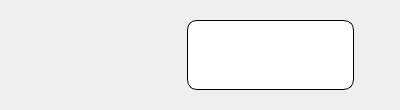
<?xml version="1.0" encoding="UTF-8"?>
<ui version="4.0">
 <class>Form</class>
 <widget class="QWidget" name="Form">
  <property name="geometry">
   <rect>
    <x>0</x>
    <y>0</y>
    <width>400</width>
    <height>110</height>
   </rect>
  </property>
  <property name="windowTitle">
   <string>Form</string>
  </property>
  <layout class="QVBoxLayout" name="verticalLayout_2">
   <item>
    <widget class="QGroupBox" name="groupBox">
     <property name="sizePolicy">
      <sizepolicy hsizetype="Preferred" vsizetype="Preferred">
       <horstretch>0</horstretch>
       <verstretch>0</verstretch>
      </sizepolicy>
     </property>
     <property name="styleSheet">
      <string notr="true">QGroupBox{background-color:transparent;border:0px;}</string>
     </property>
     <property name="title">
      <string/>
     </property>
     <layout class="QHBoxLayout" name="horizontalLayout_2">
      <item>
       <layout class="QHBoxLayout" name="horizontalLayout">
        <property name="leftMargin">
         <number>0</number>
        </property>
        <item>
         <spacer name="horizontalSpacer">
          <property name="orientation">
           <enum>Qt::Horizontal</enum>
          </property>
          <property name="sizeType">
           <enum>QSizePolicy::MinimumExpanding</enum>
          </property>
          <property name="sizeHint" stdset="0">
           <size>
            <width>40</width>
            <height>20</height>
           </size>
          </property>
         </spacer>
        </item>
        <item>
         <widget class="QGroupBox" name="groupBox_2">
          <property name="sizePolicy">
           <sizepolicy hsizetype="MinimumExpanding" vsizetype="Preferred">
            <horstretch>0</horstretch>
            <verstretch>0</verstretch>
           </sizepolicy>
          </property>
          <property name="font">
           <font>
            <family>Comic Sans MS</family>
            <pointsize>10</pointsize>
           </font>
          </property>
          <property name="styleSheet">
           <string notr="true">QGroupBox{background-color:#ffffff;border-radius:10px;border:1px solid #000000}
QLabel{color:#4f596f}</string>
          </property>
          <property name="title">
           <string/>
          </property>
          <layout class="QVBoxLayout" name="verticalLayout_3">
           <item>
            <widget class="QLabel" name="label_2">
             <property name="sizePolicy">
              <sizepolicy hsizetype="MinimumExpanding" vsizetype="MinimumExpanding">
               <horstretch>0</horstretch>
               <verstretch>0</verstretch>
              </sizepolicy>
             </property>
             <property name="text">
              <string/>
             </property>
             <property name="wordWrap">
              <bool>true</bool>
             </property>
            </widget>
           </item>
          </layout>
         </widget>
        </item>
       </layout>
      </item>
      <item>
       <layout class="QVBoxLayout" name="verticalLayout">
        <item>
         <widget class="QLabel" name="label">
          <property name="sizePolicy">
           <sizepolicy hsizetype="Fixed" vsizetype="Fixed">
            <horstretch>0</horstretch>
            <verstretch>0</verstretch>
           </sizepolicy>
          </property>
          <property name="text">
           <string/>
          </property>
          <property name="pixmap">
           <pixmap resource="resources.qrc">:/sources/user.png</pixmap>
          </property>
         </widget>
        </item>
        <item>
         <spacer name="verticalSpacer">
          <property name="orientation">
           <enum>Qt::Vertical</enum>
          </property>
          <property name="sizeHint" stdset="0">
           <size>
            <width>20</width>
            <height>40</height>
           </size>
          </property>
         </spacer>
        </item>
       </layout>
      </item>
     </layout>
    </widget>
   </item>
  </layout>
 </widget>
 <resources>
  <include location="resources.qrc"/>
 </resources>
 <connections/>
</ui>
